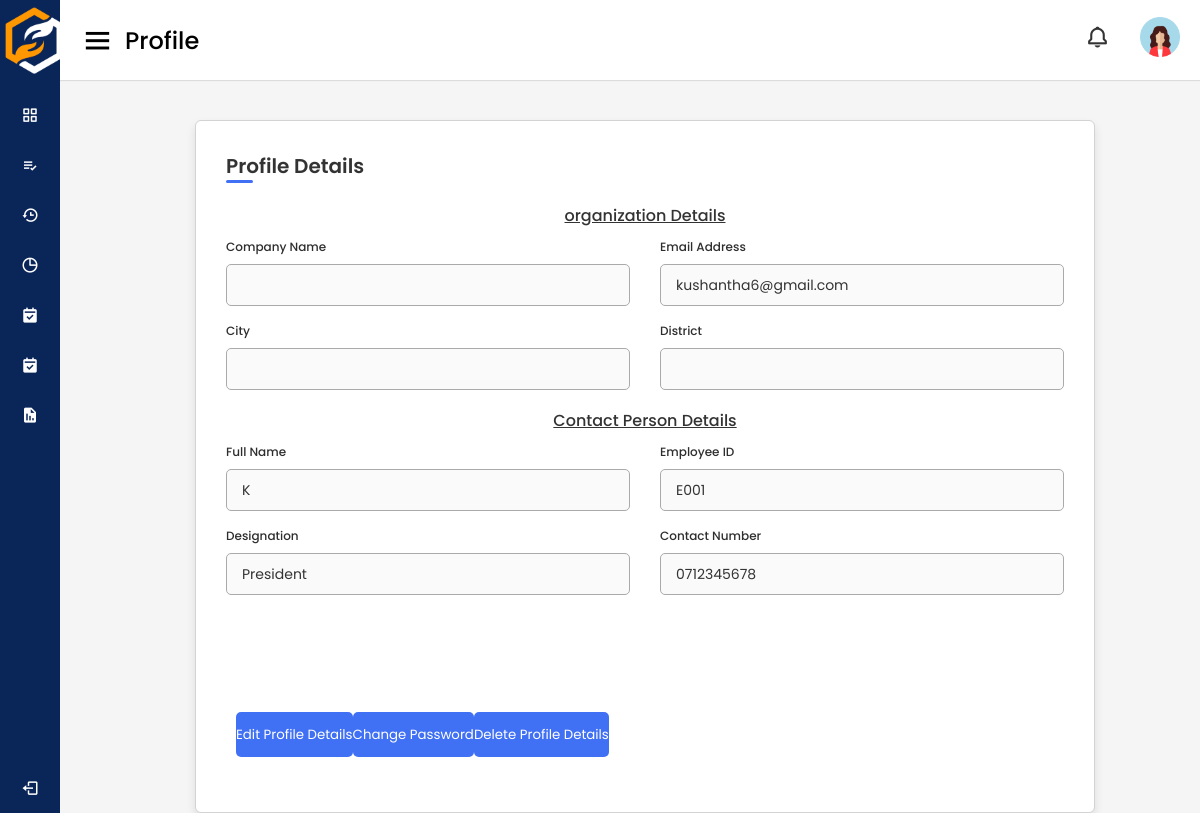
/pages/profileBeneficiary (signed in), run on the app's committed database.
### tables this page shows
CREATE TABLE `org_ben` (
  `id` int(11) NOT NULL,
  `org_name` varchar(255) NOT NULL,
  `org_type` int(11) NOT NULL,
  `emp_name` varchar(255) NOT NULL,
  `emp_id` varchar(255) NOT NULL,
  `designation` varchar(255) NOT NULL,
  `address_proof` varchar(255) NOT NULL,
  `address` varchar(255) NOT NULL,
  `zipcode` varchar(255) NOT NULL,
  `district` int(11) NOT NULL,
  `acc_status` int(11) NOT NULL,
  `user_id` int(11) NOT NULL,
  `identity` varchar(255) NOT NULL,
  `first_login` int(11) NOT NULL
);

CREATE TABLE `reg_user` (
  `id` int(11) NOT NULL,
  `email` varchar(255) NOT NULL,
  `password` varchar(255) NOT NULL,
  `user_type` int(11) NOT NULL,
  `prof_img` varchar(255) NOT NULL,
  `tp_number` varchar(10) NOT NULL,
  `otp_code` int(11) NOT NULL,
  `otp_verify` int(11) NOT NULL,
  `verification_status` int(11) NOT NULL,
  `rejection_note` varchar(255) NOT NULL,
  `password_reset_hash` varchar(255) NOT NULL,
  `password_reset_expiry` int(11) NOT NULL,
  `backup` varchar(255) NOT NULL
);

### app/libraries/Core.php (called while the page is built, shortened)
<?php
  class Core {
    protected $currentMethod = 'index';
    public function __construct(){
      $url = $this->getUrl();
      if(file_exists('../app/controllers/' . ucwords($url[0] ?? ''). '.php')){
        unset($url[0]);
      }
      $this->currentController = new $this->currentController;
      if(isset($url[1])){
        if(method_exists($this->currentController, $url[1])){
          $this->currentMethod = $url[1];
          unset($url[1]);
        }
      }
      $this->params = $url ? array_values($url) : [];
      call_user_func_array([$this->currentController, $this->currentMethod], $this->params);
    }
      public function getUrl(){
      if(isset($_GET['url'])){
        $url = rtrim($_GET['url'], '/');
        $url = filter_var($url, FILTER_SANITIZE_URL);
        $url = explode('/', $url);
        return $url;
      }
    }
  }

### public/index.php (called while the page is built, shortened)
<?php
    $init = new Core;

### app/libraries/Database.php (called while the page is built, shortened)
<?php
class Database
{
    private $host = DB_HOST;
    private $user = DB_USER;
    private $pass = DB_PASS;
    private $dbname = DB_NAME;
    private $dbh;
    private $stmt;
    public function __construct()
    {
        $dsn = 'mysql:host=' . $this->host . ';dbname=' . $this->dbname;
        $options = array(
            PDO::ATTR_PERSISTENT => true,
            PDO::ATTR_ERRMODE => PDO::ERRMODE_EXCEPTION
        );
        try {
            $this->dbh = new PDO($dsn, $this->user, $this->pass, $options);
        } catch (PDOException $e) {
            $this->error = $e->getMessage();
            echo $this->error;
        }
    }
    public function query($sql)
    {
        $this->stmt = $this->dbh->prepare($sql);
    }
    public function bind($param, $value, $type = null)
    {
        if (is_null($type)) {
            switch (true) {
                case is_int($value):
                    $type = PDO::PARAM_INT;
                    break;
            }
        }
        $this->stmt->bindValue($param, $value, $type);
    }
    public function resultSet()
    {
        $this->execute();
        return $this->stmt->fetchAll(PDO::FETCH_OBJ);
    }
    public function execute()
    {
        return $this->stmt->execute();
    }
}

### app/models/DonorModel.php (called while the page is built, shortened)
<?php
    class DonorModel {
        private $db;
        public function __construct()
        {
            $this->db = new Database;
        }
        public function getUserData($id){
            $this->db->query('SELECT * FROM reg_user WHERE id = :id');
            $this->db->bind(':id', $id);
            $results = $this->db->resultSet();
            return $results;
        }
        public function getPersonalData($id,$user_type){
            if($user_type==2){
                $this->db->query('SELECT * FROM ind_don WHERE user_id = :id');
            $this->db->bind(':id', $id);
            $results = $this->db->resultSet();
            return $results;
            }elseif($user_type==3){
                $this->db->query('SELECT * FROM corp_don WHERE user_id = :id');
            $this->db->bind(':id', $id);
            $results = $this->db->resultSet();
            return $results;
            }elseif($user_type==5){
                $this->db->query('SELECT * FROM org_ben WHERE user_id = :id');
            $this->db->bind(':id', $id);
            $results = $this->db->resultSet();
            return $results;
            }else{
                $this->db->query('SELECT * FROM event_org WHERE user_id = :id');
                $this->db->bind(':id', $id);
                $results = $this->db->resultSet();
                return $results;
            }
        }
        public function getDistrictName($id,$user_type){
            if($user_type==2){
                $this->db->query('SELECT district FROM ind_don WHERE user_id = :id');
            $this->db->bind(':id', $id);
            $row = $this->db->single();
            $dist_id = $row->district;
            }elseif($user_type==3){
                $this->db->query('SELECT district FROM corp_don WHERE user_id = :id');
            $this->db->bind(':id', $id);
            $row = $this->db->single();
            $dist_id = $row->district;
            }elseif($user_type==6){
                $this->db->query('SELECT district FROM event_org WHERE user_id = :id');
                $this->db->bind(':id', $id);
                $row = $this->db->single();
                $dist_id = $row->district;
            }else{
                $dist_id = $id;
            }
            $this->db->query('SELECT dist_name FROM district WHERE id = :dist_id');
            $this->db->bind(':dist_id', $dist_id);
            $row = $this->db->single();
            $dist = $row->dist_name;
            return $dist;
        }
}

### app/views/users/beneficiary/profile_beneficiary.php (the view, shortened to what this page needs)
<!DOCTYPE html>
<html lang="en" dir="ltr">
  <head>
    <link rel="stylesheet" href="<?php echo URLROOT; ?>/css/style_dashboard.css" />
    <link rel="stylesheet" href="<?php echo URLROOT; ?>/css/stylesdash.css" />
    <link rel="stylesheet" href="<?php echo URLROOT; ?>/css/profile.css" />
    <link
      href="https://unpkg.com/boxicons@2.0.7/css/boxicons.min.css"
      rel="stylesheet"
    />
  </head>
  <body>
    <?php require APPROOT.'/views/inc/side_navbar_beneficiary.php';?>
    <section class="home-section">
      <nav>
        <div class="sidebar-button">
          <i class="bx bx-menu sidebarBtn"></i>
          <span class="dashboard">Profile</span>
        </div>
        <div class="profile-details">
          <div class="notification">
            <i class="bx bx-bell bx-tada notification"></i>
          </div>
          <a href="<?php echo URLROOT; ?>/pages/profileBeneficiary"><img src="<?php echo URLROOT; ?>/img/img_profile.png" alt="" /></a>
        </div>
      </nav>
      <main>
            <div class="container">
                <header>Profile Details</header>
                <form action="#">
                    <div class="formfirst">
                        <div class="details personal">
                            <span id ="org1"class="title"><u>organization Details</u></span>
                            <div class="fields">
                            <?php foreach($data['userdata'] as $user) : ?>
                              <?php foreach($data['personaldata'] as $personaldata) : ?>
                                <div id="org2" class="input-field">
                                    <label>Company Name</label>
                                    <input type="text" placeholder="" value="<?php echo $personaldata->comp_name; ?>" disabled>
                                </div>
                                <div id="org3" class="input-field">
                                    <label>Email Address</label>
                                    <input type="text" placeholder="" value="<?php echo $user-> email; ?>" disabled>
                                </div>
                                <div class="input-field">
                                    <label>City</label>
                                    <input type="text" placeholder="" value="<?php echo $personaldata->city; ?>" disabled>
                                </div>
                                <div class="input-field">
                                    <label>District</label>
                                    <input type="text" placeholder="" value="<?php echo $data['dist']; ?>" disabled>
                                </div>
                              </div>
                              <span id ="org4" class="title"><u>Contact Person Details</u></span>
                              <div id="org9" class="fields">
                                <div id ="org5" class="input-field">
                                    <label>Full Name</label>
                                    <input type="text" placeholder="" value="<?php echo $personaldata->emp_name; ?>" disabled>
                                </div>
                                <div id ="org6" class="input-field">
                                    <label>Employee ID</label>
                                    <input type="text" placeholder="" value="<?php echo $personaldata->emp_id; ?>" disabled>
                                </div>
                                <div id ="org7" class="input-field">
                                    <label>Designation</label>
                                    <input type="text" placeholder="" value="<?php echo $personaldata->designation; ?>" disabled>
                                </div>
                                <div id ="org8" class="input-field">
                                    <label>Contact Number</label>
                                    <input type="text" placeholder="" value="<?php echo $user->tp_number; ?>" disabled>
                                </div>
                                <?php endforeach; ?>
                                <?php endforeach; ?>
                            </div>
                        </div>
                    </div>
                </form>
                <div class="updatebtn">
                    <a href="<?php echo URLROOT; ?>/beneficiary/editProfileBeneficiary">
                        <button class="edit" style="text-decoration: none;">Edit Profile Details
                        </button>
                    </a>
                    <a href="<?php echo URLROOT; ?>/beneficiary/changePasswordBeneficiary">
                        <button class="changepassword" style="text-decoration: none;">Change Password</button>
                    </a>
                    <a href="<?php echo URLROOT; ?>/beneficiary/deleteProfileBeneficiary">
                        <button class="delete" style="text-decoration: none;">Delete Profile Details</button>
                    </a>
                </div>
            </div>
        </main>
    </section>
  </body>
</html>

### public/css/style_dashboard.css (style rules this page uses)
* { margin: 0; padding: 0; box-sizing: border-box; font-family: 'Poppins', sans-serif; }
.home-section { position: relative; background: #f5f5f5; min-height: 100vh; width: calc(100% - 240px); left: 240px; transition: all 0.5s ease; }
.home-section nav { display: flex; justify-content: space-between; height: 80px; background: #fff; display: flex; align-items: center; position: fixed; width: calc(100% - 240px); left: 240px; z-index: 100; padding: 0 20px; box-shadow: 0 1px 1px rgba(0, 0, 0, 0.1); transition: all 0.5s ease; }
.home-section nav .sidebar-button { display: flex; align-items: center; font-size: 24px; font-weight: 500; }
nav .sidebar-button i { font-size: 35px; margin-right: 10px; }
.home-section nav .profile-details { display: flex; align-items: center; padding: 0 auto; }
.profile-details i { padding: 0px 30px; }
nav .profile-details img { height: 40px; width: 40px; border-radius: 6px; object-fit: cover; }
nav .profile-details i { font-size: 25px; color: #333; }
.bx-bell { padding: 10px 10px; }
a { text-decoration: none; }
.title { text-align: center; }
.container { background-color: #e2e0e0; padding: 10px; border: 1px solid lightgrey; border-radius: 3px; width: 33%; }
@media (max-width: 1240px) { .home-section { width: calc(100% - 60px); left: 60px; } }
@media (max-width: 1240px) { .home-section nav { width: calc(100% - 60px); left: 60px; } }

### public/css/stylesdash.css (style rules this page uses)
input[type=text],input[type=password] { width: 100%; padding: 12px 20px; margin: 8px 0; display: inline-block; border: 1px solid #ccc; border-radius: 4px; box-sizing: border-box; }
input[type=text],input[type=password]:focus { outline: none; }

### data on the page
org_ben: user.email "kushantha6@gmail.com", emp_name "K", emp "E001", designation "President", user.tp_number "0712345678"
